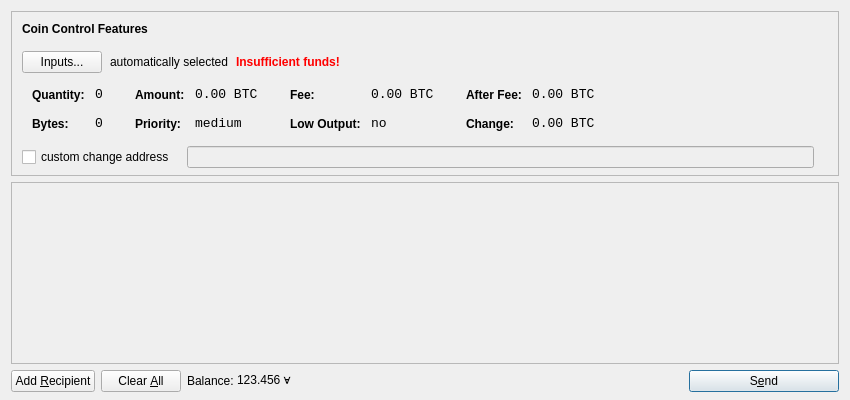
<?xml version="1.0" encoding="UTF-8"?>
<ui version="4.0">
 <class>SendCoinsDialog</class>
 <widget class="QDialog" name="SendCoinsDialog">
  <property name="geometry">
   <rect>
    <x>0</x>
    <y>0</y>
    <width>850</width>
    <height>400</height>
   </rect>
  </property>
  <property name="windowTitle">
   <string>Send Coins</string>
  </property>
  <layout class="QVBoxLayout" name="verticalLayout" stretch="0,1,0">
   <property name="bottomMargin">
    <number>8</number>
   </property>
   <item>
    <widget class="QFrame" name="frameCoinControl">
     <property name="sizePolicy">
      <sizepolicy hsizetype="Expanding" vsizetype="Expanding">
       <horstretch>0</horstretch>
       <verstretch>0</verstretch>
      </sizepolicy>
     </property>
     <property name="maximumSize">
      <size>
       <width>16777215</width>
       <height>16777215</height>
      </size>
     </property>
     <property name="frameShape">
      <enum>QFrame::StyledPanel</enum>
     </property>
     <property name="frameShadow">
      <enum>QFrame::Sunken</enum>
     </property>
     <layout class="QVBoxLayout" name="verticalLayoutCoinControl2">
      <property name="spacing">
       <number>-1</number>
      </property>
      <property name="leftMargin">
       <number>0</number>
      </property>
      <property name="topMargin">
       <number>0</number>
      </property>
      <property name="rightMargin">
       <number>0</number>
      </property>
      <property name="bottomMargin">
       <number>6</number>
      </property>
      <item>
       <layout class="QVBoxLayout" name="verticalLayoutCoinControl" stretch="0,0,0,0,1">
        <property name="spacing">
         <number>0</number>
        </property>
        <property name="leftMargin">
         <number>10</number>
        </property>
        <property name="topMargin">
         <number>10</number>
        </property>
        <item>
         <layout class="QHBoxLayout" name="horizontalLayoutCoinControl1">
          <property name="bottomMargin">
           <number>15</number>
          </property>
          <item>
           <widget class="QLabel" name="labelCoinControlFeatures">
            <property name="sizePolicy">
             <sizepolicy hsizetype="Preferred" vsizetype="Maximum">
              <horstretch>0</horstretch>
              <verstretch>0</verstretch>
             </sizepolicy>
            </property>
            <property name="font">
             <font>
              <weight>75</weight>
              <bold>true</bold>
             </font>
            </property>
            <property name="styleSheet">
             <string notr="true">font-weight:bold;</string>
            </property>
            <property name="text">
             <string>Coin Control Features</string>
            </property>
           </widget>
          </item>
         </layout>
        </item>
        <item>
         <layout class="QHBoxLayout" name="horizontalLayoutCoinControl2" stretch="0,0,0,0">
          <property name="spacing">
           <number>8</number>
          </property>
          <property name="bottomMargin">
           <number>10</number>
          </property>
          <item>
           <widget class="QPushButton" name="pushButtonCoinControl">
            <property name="styleSheet">
             <string notr="true"/>
            </property>
            <property name="text">
             <string>Inputs...</string>
            </property>
           </widget>
          </item>
          <item>
           <widget class="QLabel" name="labelCoinControlAutomaticallySelected">
            <property name="text">
             <string>automatically selected</string>
            </property>
            <property name="margin">
             <number>5</number>
            </property>
           </widget>
          </item>
          <item>
           <widget class="QLabel" name="labelCoinControlInsuffFunds">
            <property name="font">
             <font>
              <weight>75</weight>
              <bold>true</bold>
             </font>
            </property>
            <property name="styleSheet">
             <string notr="true">color:red;font-weight:bold;</string>
            </property>
            <property name="text">
             <string>Insufficient funds!</string>
            </property>
            <property name="margin">
             <number>5</number>
            </property>
           </widget>
          </item>
          <item>
           <spacer name="horizontalSpacerCoinControl">
            <property name="orientation">
             <enum>Qt::Horizontal</enum>
            </property>
            <property name="sizeHint" stdset="0">
             <size>
              <width>40</width>
              <height>1</height>
             </size>
            </property>
           </spacer>
          </item>
         </layout>
        </item>
        <item>
         <widget class="QWidget" name="widgetCoinControl" native="true">
          <property name="sizePolicy">
           <sizepolicy hsizetype="Preferred" vsizetype="Preferred">
            <horstretch>0</horstretch>
            <verstretch>0</verstretch>
           </sizepolicy>
          </property>
          <property name="minimumSize">
           <size>
            <width>0</width>
            <height>0</height>
           </size>
          </property>
          <property name="styleSheet">
           <string notr="true"/>
          </property>
          <layout class="QHBoxLayout" name="horizontalLayoutCoinControl5">
           <property name="margin">
            <number>0</number>
           </property>
           <item>
            <layout class="QHBoxLayout" name="horizontalLayoutCoinControl3" stretch="0,0,0,1">
             <property name="spacing">
              <number>20</number>
             </property>
             <property name="topMargin">
              <number>0</number>
             </property>
             <property name="bottomMargin">
              <number>10</number>
             </property>
             <item>
              <layout class="QFormLayout" name="formLayoutCoinControl1">
               <property name="horizontalSpacing">
                <number>10</number>
               </property>
               <property name="verticalSpacing">
                <number>14</number>
               </property>
               <property name="leftMargin">
                <number>10</number>
               </property>
               <property name="topMargin">
                <number>4</number>
               </property>
               <property name="rightMargin">
                <number>6</number>
               </property>
               <item row="0" column="0">
                <widget class="QLabel" name="labelCoinControlQuantityText">
                 <property name="styleSheet">
                  <string notr="true">font-weight:bold;</string>
                 </property>
                 <property name="text">
                  <string>Quantity:</string>
                 </property>
                 <property name="margin">
                  <number>0</number>
                 </property>
                </widget>
               </item>
               <item row="0" column="1">
                <widget class="QLabel" name="labelCoinControlQuantity">
                 <property name="font">
                  <font>
                   <family>Monospace</family>
                   <pointsize>10</pointsize>
                  </font>
                 </property>
                 <property name="cursor">
                  <cursorShape>IBeamCursor</cursorShape>
                 </property>
                 <property name="contextMenuPolicy">
                  <enum>Qt::ActionsContextMenu</enum>
                 </property>
                 <property name="text">
                  <string notr="true">0</string>
                 </property>
                 <property name="margin">
                  <number>0</number>
                 </property>
                 <property name="textInteractionFlags">
                  <set>Qt::LinksAccessibleByMouse|Qt::TextSelectableByKeyboard|Qt::TextSelectableByMouse</set>
                 </property>
                </widget>
               </item>
               <item row="1" column="0">
                <widget class="QLabel" name="labelCoinControlBytesText">
                 <property name="styleSheet">
                  <string notr="true">font-weight:bold;</string>
                 </property>
                 <property name="text">
                  <string>Bytes:</string>
                 </property>
                </widget>
               </item>
               <item row="1" column="1">
                <widget class="QLabel" name="labelCoinControlBytes">
                 <property name="font">
                  <font>
                   <family>Monospace</family>
                   <pointsize>10</pointsize>
                  </font>
                 </property>
                 <property name="cursor">
                  <cursorShape>IBeamCursor</cursorShape>
                 </property>
                 <property name="contextMenuPolicy">
                  <enum>Qt::ActionsContextMenu</enum>
                 </property>
                 <property name="text">
                  <string notr="true">0</string>
                 </property>
                 <property name="textInteractionFlags">
                  <set>Qt::LinksAccessibleByMouse|Qt::TextSelectableByKeyboard|Qt::TextSelectableByMouse</set>
                 </property>
                </widget>
               </item>
              </layout>
             </item>
             <item>
              <layout class="QFormLayout" name="formLayoutCoinControl2">
               <property name="horizontalSpacing">
                <number>10</number>
               </property>
               <property name="verticalSpacing">
                <number>14</number>
               </property>
               <property name="leftMargin">
                <number>6</number>
               </property>
               <property name="topMargin">
                <number>4</number>
               </property>
               <property name="rightMargin">
                <number>6</number>
               </property>
               <item row="0" column="0">
                <widget class="QLabel" name="labelCoinControlAmountText">
                 <property name="styleSheet">
                  <string notr="true">font-weight:bold;</string>
                 </property>
                 <property name="text">
                  <string>Amount:</string>
                 </property>
                 <property name="margin">
                  <number>0</number>
                 </property>
                </widget>
               </item>
               <item row="0" column="1">
                <widget class="QLabel" name="labelCoinControlAmount">
                 <property name="font">
                  <font>
                   <family>Monospace</family>
                   <pointsize>10</pointsize>
                  </font>
                 </property>
                 <property name="cursor">
                  <cursorShape>IBeamCursor</cursorShape>
                 </property>
                 <property name="contextMenuPolicy">
                  <enum>Qt::ActionsContextMenu</enum>
                 </property>
                 <property name="text">
                  <string notr="true">0.00 BTC</string>
                 </property>
                 <property name="textInteractionFlags">
                  <set>Qt::LinksAccessibleByMouse|Qt::TextSelectableByKeyboard|Qt::TextSelectableByMouse</set>
                 </property>
                </widget>
               </item>
               <item row="1" column="0">
                <widget class="QLabel" name="labelCoinControlPriorityText">
                 <property name="styleSheet">
                  <string notr="true">font-weight:bold;</string>
                 </property>
                 <property name="text">
                  <string>Priority:</string>
                 </property>
                </widget>
               </item>
               <item row="1" column="1">
                <widget class="QLabel" name="labelCoinControlPriority">
                 <property name="font">
                  <font>
                   <family>Monospace</family>
                   <pointsize>10</pointsize>
                  </font>
                 </property>
                 <property name="cursor">
                  <cursorShape>IBeamCursor</cursorShape>
                 </property>
                 <property name="contextMenuPolicy">
                  <enum>Qt::ActionsContextMenu</enum>
                 </property>
                 <property name="text">
                  <string>medium</string>
                 </property>
                 <property name="textInteractionFlags">
                  <set>Qt::LinksAccessibleByMouse|Qt::TextSelectableByKeyboard|Qt::TextSelectableByMouse</set>
                 </property>
                </widget>
               </item>
              </layout>
             </item>
             <item>
              <layout class="QFormLayout" name="formLayoutCoinControl3">
               <property name="horizontalSpacing">
                <number>10</number>
               </property>
               <property name="verticalSpacing">
                <number>14</number>
               </property>
               <property name="leftMargin">
                <number>6</number>
               </property>
               <property name="topMargin">
                <number>4</number>
               </property>
               <property name="rightMargin">
                <number>6</number>
               </property>
               <item row="0" column="0">
                <widget class="QLabel" name="labelCoinControlFeeText">
                 <property name="styleSheet">
                  <string notr="true">font-weight:bold;</string>
                 </property>
                 <property name="text">
                  <string>Fee:</string>
                 </property>
                 <property name="margin">
                  <number>0</number>
                 </property>
                </widget>
               </item>
               <item row="0" column="1">
                <widget class="QLabel" name="labelCoinControlFee">
                 <property name="font">
                  <font>
                   <family>Monospace</family>
                   <pointsize>10</pointsize>
                  </font>
                 </property>
                 <property name="cursor">
                  <cursorShape>IBeamCursor</cursorShape>
                 </property>
                 <property name="contextMenuPolicy">
                  <enum>Qt::ActionsContextMenu</enum>
                 </property>
                 <property name="text">
                  <string notr="true">0.00 BTC</string>
                 </property>
                 <property name="textInteractionFlags">
                  <set>Qt::LinksAccessibleByMouse|Qt::TextSelectableByKeyboard|Qt::TextSelectableByMouse</set>
                 </property>
                </widget>
               </item>
               <item row="1" column="0">
                <widget class="QLabel" name="labelCoinControlLowOutputText">
                 <property name="styleSheet">
                  <string notr="true">font-weight:bold;</string>
                 </property>
                 <property name="text">
                  <string>Low Output:</string>
                 </property>
                </widget>
               </item>
               <item row="1" column="1">
                <widget class="QLabel" name="labelCoinControlLowOutput">
                 <property name="font">
                  <font>
                   <family>Monospace</family>
                   <pointsize>10</pointsize>
                  </font>
                 </property>
                 <property name="cursor">
                  <cursorShape>IBeamCursor</cursorShape>
                 </property>
                 <property name="contextMenuPolicy">
                  <enum>Qt::ActionsContextMenu</enum>
                 </property>
                 <property name="text">
                  <string>no</string>
                 </property>
                 <property name="textInteractionFlags">
                  <set>Qt::LinksAccessibleByMouse|Qt::TextSelectableByKeyboard|Qt::TextSelectableByMouse</set>
                 </property>
                </widget>
               </item>
              </layout>
             </item>
             <item>
              <layout class="QFormLayout" name="formLayoutCoinControl4">
               <property name="horizontalSpacing">
                <number>10</number>
               </property>
               <property name="verticalSpacing">
                <number>14</number>
               </property>
               <property name="leftMargin">
                <number>6</number>
               </property>
               <property name="topMargin">
                <number>4</number>
               </property>
               <property name="rightMargin">
                <number>6</number>
               </property>
               <item row="0" column="0">
                <widget class="QLabel" name="labelCoinControlAfterFeeText">
                 <property name="styleSheet">
                  <string notr="true">font-weight:bold;</string>
                 </property>
                 <property name="text">
                  <string>After Fee:</string>
                 </property>
                 <property name="margin">
                  <number>0</number>
                 </property>
                </widget>
               </item>
               <item row="0" column="1">
                <widget class="QLabel" name="labelCoinControlAfterFee">
                 <property name="font">
                  <font>
                   <family>Monospace</family>
                   <pointsize>10</pointsize>
                  </font>
                 </property>
                 <property name="cursor">
                  <cursorShape>IBeamCursor</cursorShape>
                 </property>
                 <property name="contextMenuPolicy">
                  <enum>Qt::ActionsContextMenu</enum>
                 </property>
                 <property name="text">
                  <string notr="true">0.00 BTC</string>
                 </property>
                 <property name="textInteractionFlags">
                  <set>Qt::LinksAccessibleByMouse|Qt::TextSelectableByKeyboard|Qt::TextSelectableByMouse</set>
                 </property>
                </widget>
               </item>
               <item row="1" column="0">
                <widget class="QLabel" name="labelCoinControlChangeText">
                 <property name="styleSheet">
                  <string notr="true">font-weight:bold;</string>
                 </property>
                 <property name="text">
                  <string>Change:</string>
                 </property>
                </widget>
               </item>
               <item row="1" column="1">
                <widget class="QLabel" name="labelCoinControlChange">
                 <property name="font">
                  <font>
                   <family>Monospace</family>
                   <pointsize>10</pointsize>
                  </font>
                 </property>
                 <property name="cursor">
                  <cursorShape>IBeamCursor</cursorShape>
                 </property>
                 <property name="contextMenuPolicy">
                  <enum>Qt::ActionsContextMenu</enum>
                 </property>
                 <property name="text">
                  <string notr="true">0.00 BTC</string>
                 </property>
                 <property name="textInteractionFlags">
                  <set>Qt::LinksAccessibleByMouse|Qt::TextSelectableByKeyboard|Qt::TextSelectableByMouse</set>
                 </property>
                </widget>
               </item>
              </layout>
             </item>
            </layout>
           </item>
          </layout>
         </widget>
        </item>
        <item>
         <layout class="QHBoxLayout" name="horizontalLayoutCoinControl4" stretch="0,0,0">
          <property name="spacing">
           <number>12</number>
          </property>
          <property name="sizeConstraint">
           <enum>QLayout::SetDefaultConstraint</enum>
          </property>
          <property name="topMargin">
           <number>5</number>
          </property>
          <property name="rightMargin">
           <number>5</number>
          </property>
          <item>
           <widget class="QCheckBox" name="checkBoxCoinControlChange">
            <property name="text">
             <string>custom change address</string>
            </property>
           </widget>
          </item>
          <item>
           <widget class="QLineEdit" name="lineEditCoinControlChange">
            <property name="enabled">
             <bool>false</bool>
            </property>
            <property name="sizePolicy">
             <sizepolicy hsizetype="Expanding" vsizetype="Fixed">
              <horstretch>0</horstretch>
              <verstretch>0</verstretch>
             </sizepolicy>
            </property>
           </widget>
          </item>
          <item>
           <widget class="QLabel" name="labelCoinControlChangeLabel">
            <property name="sizePolicy">
             <sizepolicy hsizetype="Preferred" vsizetype="Expanding">
              <horstretch>0</horstretch>
              <verstretch>0</verstretch>
             </sizepolicy>
            </property>
            <property name="minimumSize">
             <size>
              <width>0</width>
              <height>0</height>
             </size>
            </property>
            <property name="text">
             <string/>
            </property>
            <property name="margin">
             <number>3</number>
            </property>
           </widget>
          </item>
         </layout>
        </item>
        <item>
         <spacer name="verticalSpacerCoinControl">
          <property name="orientation">
           <enum>Qt::Vertical</enum>
          </property>
          <property name="sizeHint" stdset="0">
           <size>
            <width>800</width>
            <height>1</height>
           </size>
          </property>
         </spacer>
        </item>
       </layout>
      </item>
     </layout>
    </widget>
   </item>
   <item>
    <widget class="QScrollArea" name="scrollArea">
     <property name="widgetResizable">
      <bool>true</bool>
     </property>
     <widget class="QWidget" name="scrollAreaWidgetContents">
      <property name="geometry">
       <rect>
        <x>0</x>
        <y>0</y>
        <width>830</width>
        <height>165</height>
       </rect>
      </property>
      <layout class="QVBoxLayout" name="verticalLayout_2">
       <property name="margin">
        <number>0</number>
       </property>
       <item>
        <layout class="QVBoxLayout" name="entries">
         <property name="spacing">
          <number>6</number>
         </property>
        </layout>
       </item>
       <item>
        <spacer name="verticalSpacer">
         <property name="orientation">
          <enum>Qt::Vertical</enum>
         </property>
         <property name="sizeHint" stdset="0">
          <size>
           <width>20</width>
           <height>40</height>
          </size>
         </property>
        </spacer>
       </item>
      </layout>
     </widget>
    </widget>
   </item>
   <item>
    <layout class="QHBoxLayout" name="horizontalLayout">
     <item>
      <widget class="QPushButton" name="addButton">
       <property name="toolTip">
        <string>Send to multiple recipients at once</string>
       </property>
       <property name="text">
        <string>Add &amp;Recipient</string>
       </property>
       <property name="icon">
        <iconset resource="../bitcoin.qrc">
         <normaloff>:/icons/add</normaloff>:/icons/add</iconset>
       </property>
       <property name="autoDefault">
        <bool>false</bool>
       </property>
      </widget>
     </item>
     <item>
      <widget class="QPushButton" name="clearButton">
       <property name="sizePolicy">
        <sizepolicy hsizetype="Minimum" vsizetype="Fixed">
         <horstretch>0</horstretch>
         <verstretch>0</verstretch>
        </sizepolicy>
       </property>
       <property name="toolTip">
        <string>Remove all transaction fields</string>
       </property>
       <property name="text">
        <string>Clear &amp;All</string>
       </property>
       <property name="icon">
        <iconset resource="../bitcoin.qrc">
         <normaloff>:/icons/remove</normaloff>:/icons/remove</iconset>
       </property>
       <property name="autoRepeatDelay">
        <number>300</number>
       </property>
       <property name="autoDefault">
        <bool>false</bool>
       </property>
      </widget>
     </item>
     <item>
      <layout class="QHBoxLayout" name="horizontalLayout_2">
       <property name="spacing">
        <number>3</number>
       </property>
       <item>
        <widget class="QLabel" name="label">
         <property name="text">
          <string>Balance:</string>
         </property>
        </widget>
       </item>
       <item>
        <widget class="QLabel" name="labelBalance">
         <property name="cursor">
          <cursorShape>IBeamCursor</cursorShape>
         </property>
         <property name="text">
          <string>123.456 ∀</string>
         </property>
         <property name="textInteractionFlags">
          <set>Qt::LinksAccessibleByMouse|Qt::TextSelectableByKeyboard|Qt::TextSelectableByMouse</set>
         </property>
        </widget>
       </item>
      </layout>
     </item>
     <item>
      <spacer name="horizontalSpacer">
       <property name="orientation">
        <enum>Qt::Horizontal</enum>
       </property>
       <property name="sizeHint" stdset="0">
        <size>
         <width>40</width>
         <height>20</height>
        </size>
       </property>
      </spacer>
     </item>
     <item>
      <widget class="QPushButton" name="sendButton">
       <property name="minimumSize">
        <size>
         <width>150</width>
         <height>0</height>
        </size>
       </property>
       <property name="toolTip">
        <string>Confirm the send action</string>
       </property>
       <property name="text">
        <string>S&amp;end</string>
       </property>
       <property name="icon">
        <iconset resource="../bitcoin.qrc">
         <normaloff>:/icons/send</normaloff>:/icons/send</iconset>
       </property>
       <property name="default">
        <bool>true</bool>
       </property>
      </widget>
     </item>
    </layout>
   </item>
  </layout>
 </widget>
 <resources>
  <include location="../bitcoin.qrc"/>
 </resources>
 <connections/>
</ui>
